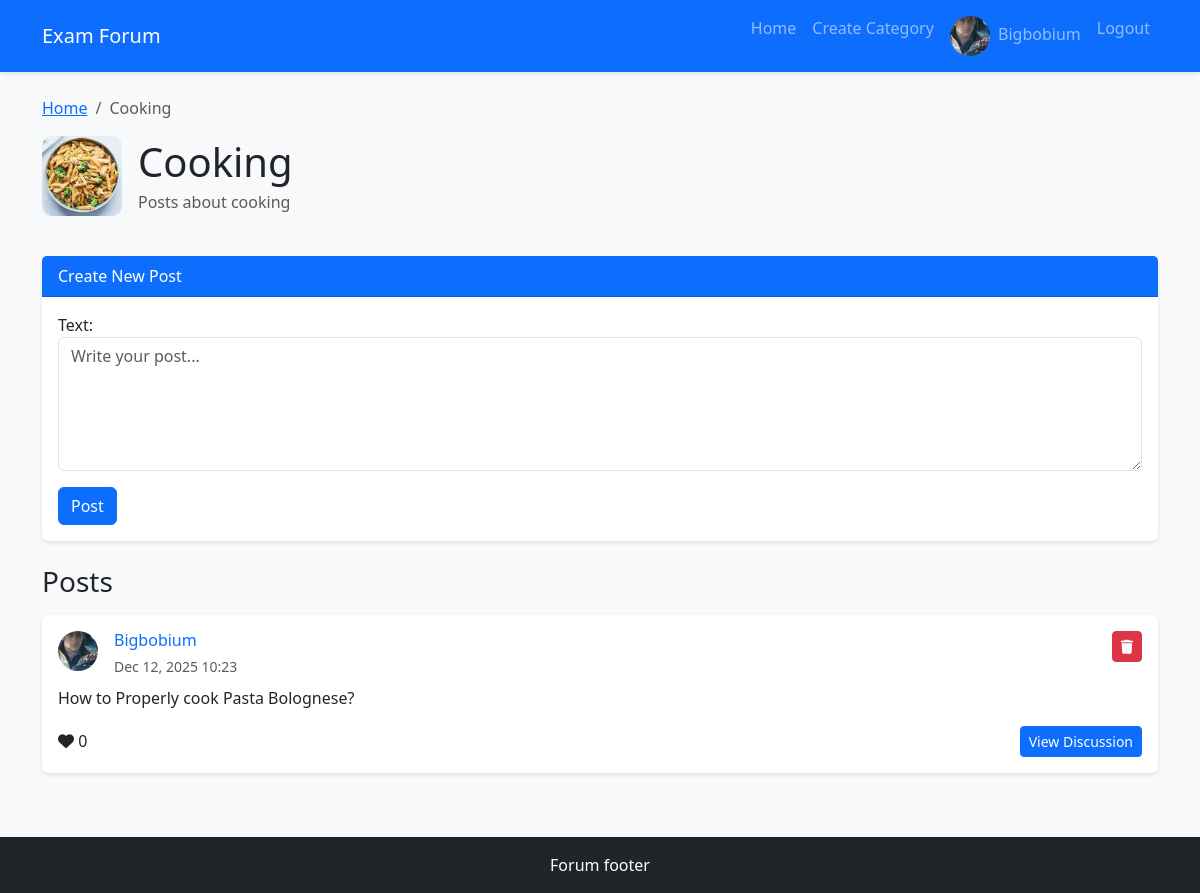
/category/1/ (signed in), run on the app's committed database.
### forum/models.py (models this page shows, shortened)
class User(AbstractUser):
    nickname = models.CharField(max_length=50, unique=True)
    date_of_birth = models.DateField(null=True, blank=True)
    avatar = models.ImageField(upload_to='avatars/', null=True, blank=True, default='avatars/default.png')
    groups = models.ManyToManyField(
        'auth.Group',
        verbose_name='groups',
        blank=True,
        related_name='forum_users',
        related_query_name='forum_user',
    )
    user_permissions = models.ManyToManyField(
        'auth.Permission',
        verbose_name='user permissions',
        blank=True,
        related_name='forum_users',
        related_query_name='forum_user',
    )
    REQUIRED_FIELDS = ['email', 'first_name', 'last_name']

class Category(models.Model):
    name = models.CharField(max_length=50)
    description = models.TextField()
    icon = models.ImageField(upload_to='category_icons/', null=True, blank=True, default='category_icons/default.png')
    created_by = models.ForeignKey(User, on_delete=models.CASCADE, related_name='categories')
    created_at = models.DateTimeField(default=timezone.now)
    class Meta:
        verbose_name_plural = 'Categories'
        ordering = ['-created_at']

class Post(models.Model):
    category = models.ForeignKey(Category, on_delete=models.CASCADE, related_name='posts')
    author = models.ForeignKey(User, on_delete=models.CASCADE, related_name='posts')
    text = models.TextField()
    created_at = models.DateTimeField(default=timezone.now)
    likes = models.ManyToManyField(User, related_name='liked_posts', blank=True)
    class Meta:
        ordering = ['-created_at']
    def total_likes(self):
        return self.likes.count()

### forum/views.py (the view)
# urls.py: path('category/<int:pk>/', views.category_detail, name='category_detail'),
def category_detail(request, pk):
    category = get_object_or_404(Category, pk=pk)
    posts = category.posts.all()
    if request.method == 'POST' and request.user.is_authenticated:
        form = PostForm(request.POST)
        if form.is_valid():
            post = form.save(commit=False)
            post.category = category
            post.author = User.objects.get(pk=request.user.pk)
            post.save()
            messages.success(request, 'Success!')
            return redirect('category_detail', pk=pk)
    else:
        form = PostForm() if request.user.is_authenticated else None
    return render(request, 'forum/category_detail.html', {
        'category': category,
        'posts': posts,
        'form': form
    })

### forum/forms.py
class PostForm(forms.ModelForm):
    class Meta:
        model = Post
        fields = ['text']
        widgets = {
            'text': forms.Textarea(attrs={'class': 'form-control', 'rows': 5, 'placeholder': 'Write your post...'}),
        }

### forum/templates/forum/category_detail.html (shortened to what this page needs)
{% extends 'forum/base.html' %}
{% block content %}
<div class="row mb-4">
    <div class="col-md-12">
        <nav aria-label="breadcrumb">
            <ol class="breadcrumb">
                <li class="breadcrumb-item"><a href="{% url 'home' %}">Home</a></li>
                <li class="breadcrumb-item active">{{ category.name }}</li>
            </ol>
        </nav>
        <div class="d-flex align-items-center mb-3">
            {% if category.icon %}
                <img src="{{ category.icon.url }}" alt="{{ category.name }}" class="category-icon me-3">
            {% else %}
                <img src="{% url '/category_icons/default.png' %}" alt="{{ category.name }}" class="category-icon me-3">
            {% endif %}
            <div>
                <h1 class="mb-1">{{ category.name }}</h1>
                <p class="text-muted mb-0">{{ category.description }}</p>
            </div>
        </div>
    </div>
</div>
{% if user.is_authenticated %}
<div class="row mb-4">
    <div class="col-md-12">
        <div class="card">
            <div class="card-header bg-primary text-white">Create New Post</div>
            <div class="card-body">
                <form method="post">
                    {{ form.as_p }}
                    <button type="submit" class="btn btn-primary">Post</button>
                </form>
            </div>
        </div>
    </div>
</div>
{% endif %}
<div class="row">
    <div class="col-md-12">
        <h3 class="mb-3">Posts</h3>
        {% for post in posts %}
        <div class="card mb-3">
            <div class="card-body">
                <div class="d-flex align-items-start mb-2">
                    <img src="{{ post.author.avatar.url }}" alt="{{ post.author.nickname }}" class="avatar me-3">
                    <div class="flex-grow-1">
                        <h6 class="mb-1">
                            <a href="{% url 'user_profile' post.author.nickname %}" class="text-decoration-none">
                                {{ post.author.nickname }}
                            </a>
                        </h6>
                        <small class="text-muted">
                            {{ post.created_at|date:"M d, Y H:i" }}
                        </small>
                    </div>
                    {% if user == post.author %}
                    <a href="{% url 'delete_post' post.pk %}"
                       class="btn btn-sm btn-danger"
                       onclick="return confirm('Are you sure you want to delete this post?')">
                        <i class="fas fa-trash"></i>
                    </a>
                    {% endif %}
                </div>
                <p class="card-text">{{ post.text }}</p>
                <div class="d-flex justify-content-between align-items-center">
                    <div>
                        {% if user.is_authenticated %}
                        <span class="like-btn {% if user in post.likes.all %}liked{% endif %}"
                              data-url="{% url 'toggle_post_like' post.pk %}">
                            <i class="fas fa-heart"></i>
                            <span class="like-count">{{ post.total_likes }}</span>
                        </span>
                        {% else %}
                        <span>
                            <i class="fas fa-heart"></i>
                            <span>{{ post.total_likes }}</span>
                        </span>
                        {% endif %}
                    </div>
                    <a href="{% url 'post_detail' post.pk %}" class="btn btn-sm btn-primary">View Discussion    </a>
                </div>
            </div>
        </div>
        {% empty %}
        <div class="alert alert-info">
            <i class="fas fa-info-circle"></i> No posts yet. Be the first to start a discussion!
        </div>
        {% endfor %}
    </div>
</div>
{% endblock %}

### forum/templates/forum/base.html (shortened to what this page needs)
<!DOCTYPE html>
<html lang="en">
<head>
    <link href="https://cdn.jsdelivr.net/npm/bootstrap@5.3.0/dist/css/bootstrap.min.css" rel="stylesheet">
    <link rel="stylesheet" href="https://cdnjs.cloudflare.com/ajax/libs/font-awesome/6.4.0/css/all.min.css">
</head>
<body>
    <nav class="navbar navbar-expand-lg navbar-dark bg-primary mb-4">
        <div class="container">
            <a class="navbar-brand" href="{% url 'home' %}">Exam Forum</a>
            <div class="collapse navbar-collapse" id="navbarNav">
                <ul class="navbar-nav ms-auto">
                    <li class="nav-item">
                        <a class="nav-link" href="{% url 'home' %}">Home</a>
                    </li>
                    {% if user.is_authenticated %}
                        <li class="nav-item">
                            <a class="nav-link" href="{% url 'create_category' %}">Create Category</a>
                        </li>
                        {% if user.nickname %}
                        <li class="nav-item">
                            <a class="nav-link" href="{% url 'user_profile' user.nickname %}">
                                {% if user.avatar %}
                                    <img src="{{ user.avatar.url }}" alt="Avatar" class="avatar me-1">
                                {% endif %}
                                {{ user.nickname }}
                            </a>
                        </li>
                        {% endif %}
                        <li class="nav-item">
                            <a class="nav-link" href="{% url 'logout' %}">Logout</a>
                        </li>
                    {% endif %}
                </ul>
            </div>
        </div>
    </nav>
    <main class="container mb-5">
        {% block content %}{% endblock %}
    </main>
    <footer class="bg-dark text-white text-center py-3 mt-5">
        <div class="container">
            <p class="mb-0">Forum footer</p>
        </div>
    </footer>
</body>
</html>

### forum/templates/forum/base.html (style rules this page uses)
body { background-color: #f8f9fa; }
.navbar { box-shadow: 0 2px 4px rgba(0,0,0,.1); }
.card { transition: transform 0.2s; border: none; box-shadow: 0 2px 4px rgba(0,0,0,.1); }
.category-icon { width: 80px; height: 80px; object-fit: cover; border-radius: 10px; }
.avatar { width: 40px; height: 40px; object-fit: cover; border-radius: 50%; }
.like-btn { cursor: pointer; transition: color 0.2s; }

### data on the page
User: avatar (picture), nickname "Bigbobium"
Category: name "Cooking", icon (picture), description "Posts about cooking"
Post: author.avatar (picture), author.nickname "Bigbobium", created_at "Dec 12, 2025 10:23", text "How to Properly cook Pasta Bolognese?", total_likes "0"
